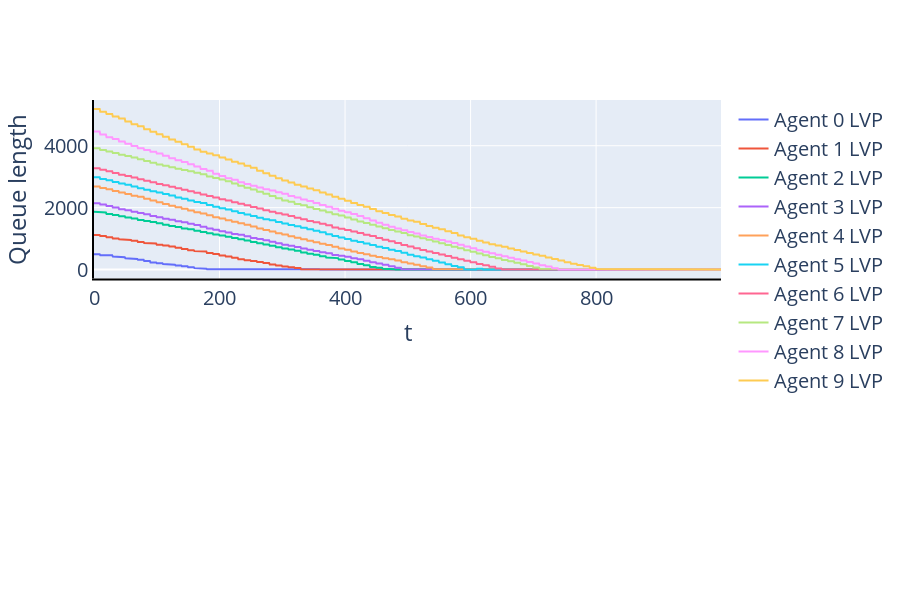
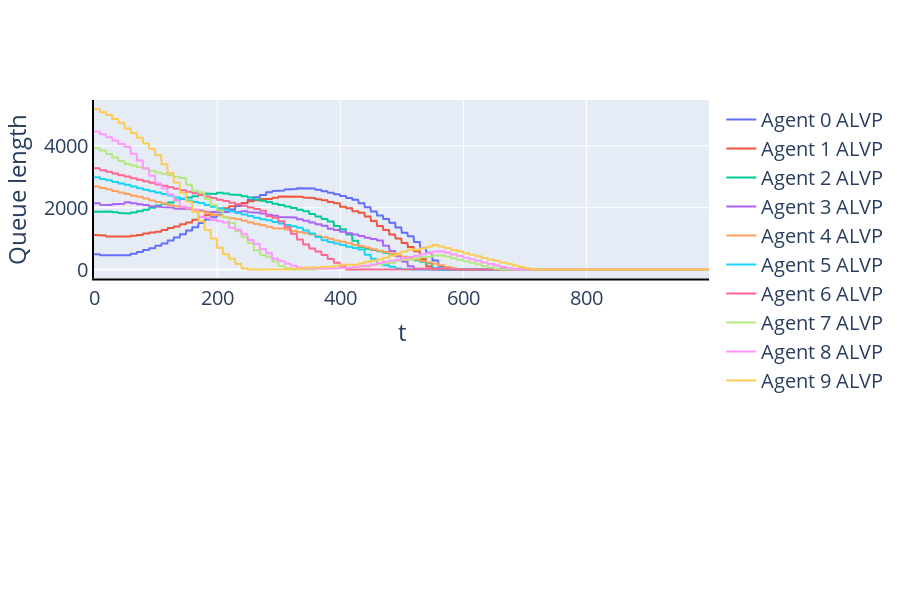
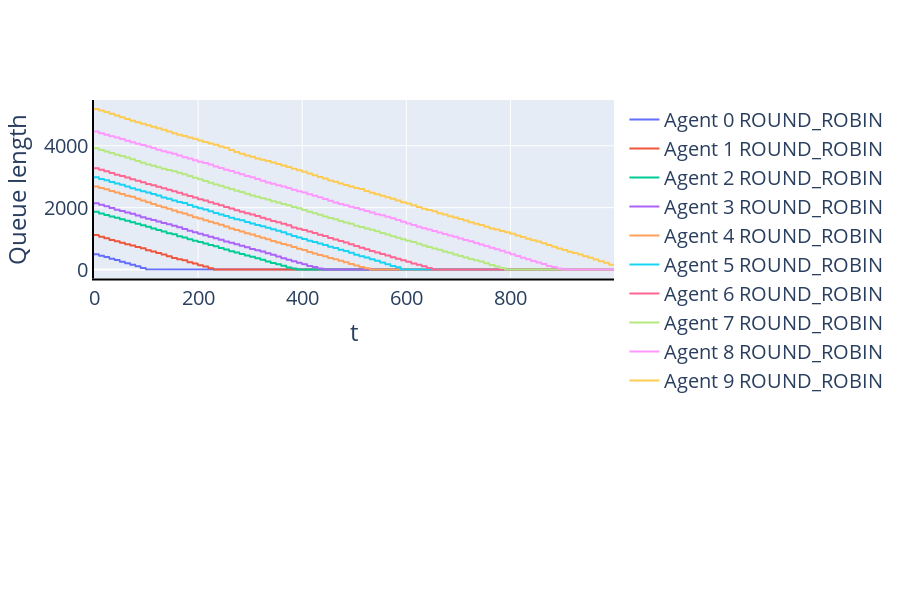
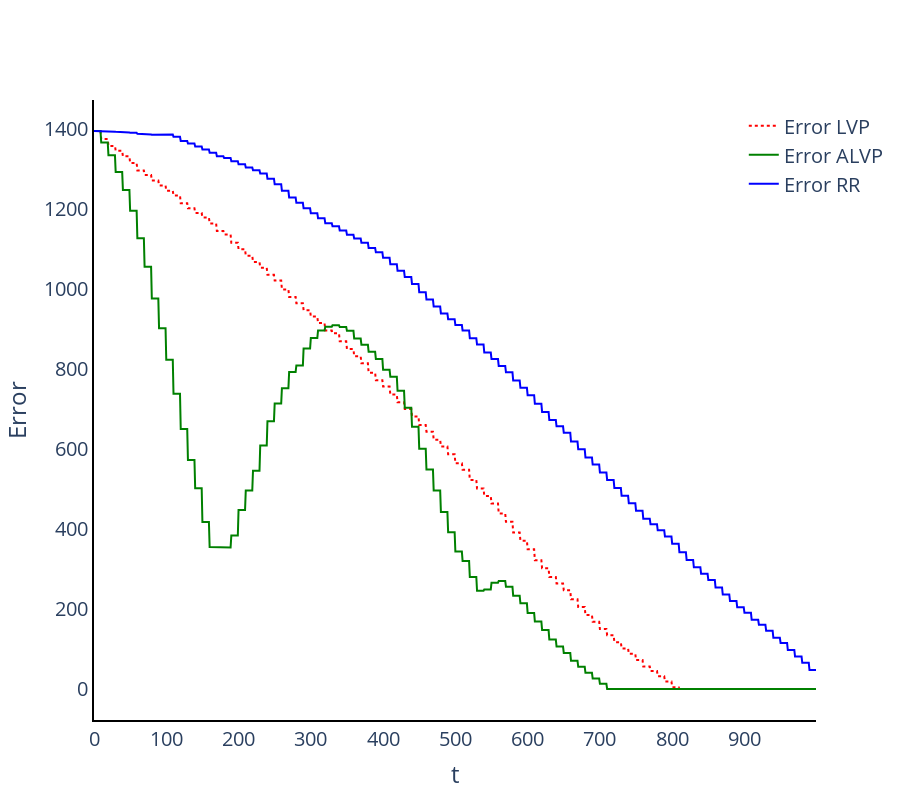

These figures' notebook cell, in order:
### Code cell
itr = 1
start = -1
iter_past = 0

for k in range(iter_past, itr):
    # Run LVP and extract sequnce
    do = k > start
    alg_lvp, lvp_seq = run(do, main.LVP, num_agents, num_steps, pars, True, productivities, ret_alg=True) 

    # Run ALVP
    do = k > start
    alg_alvp, alvp_seq = run(do, main.ALVP, num_agents, num_steps, pars, False, productivities, ret_alg=True) 

    # Run RR
    do = k > start
    alg_rr, rr_seq = run(do, main.ROUND_ROBIN, num_agents, num_steps, pars, False, productivities, ret_alg=True) 
    
    # Plot error plot
    layout = go.Layout(plot_bgcolor='rgba(0,0,0,0)')
    fig = go.Figure(layout=layout)

    fig.add_trace(go.Scatter(y=lvp_seq["Error"],
                                         x=list(range(len(lvp_seq))),
                                         name=f"Error LVP",
                                         mode="lines",
                            line={'dash': 'dot', 'color': 'red'}))

    fig.add_trace(go.Scatter(y=alvp_seq["Error"],
                                 x=list(range(len(alvp_seq))),
                                 name=f"Error ALVP",
                                 mode="lines",
                            line={'dash': 'solid', 'color': 'green'}))


    fig.add_trace(go.Scatter(y=rr_seq["Error"],
                                 x=list(range(len(rr_seq))),
                                 name=f"Error RR",
                                 mode="lines",
                            line={'dash': 'solid', 'color': 'blue'}))


    fig.update_layout(
        xaxis_title="t",
        yaxis_title="Error",
        legend = dict(
            yanchor="top",
            y=0.99,
            xanchor="left",
            x=0.9
        ),
        font = dict(size = 20),
        height=800
    )
    fig.update_xaxes(showline=True, linewidth=2, linecolor='black', gridcolor='white')
    fig.update_yaxes(showline=True, linewidth=2, linecolor='black', gridcolor='white')
    fig.show()

    fig.write_html(f"./trash/trash_{k}_{exp}_error.html");   

    # Plot error plot
    layout = go.Layout(plot_bgcolor='rgba(0,0,0,0)')
    fig = go.Figure(layout=layout)

    fig.add_trace(go.Scatter(y=lvp_seq["Worst-case-error"],
                                         x=list(range(len(lvp_seq))),
                                         name=f"Worst-case-error LVP",
                                         mode="lines",
                            line={'dash': 'dot', 'color': 'red'}))

    fig.add_trace(go.Scatter(y=alvp_seq["Worst-case-error"],
                                 x=list(range(len(alvp_seq))),
                                 name=f"Worst-case-error ALVP",
                                 mode="lines",
                            line={'dash': 'solid', 'color': 'green'}))


    fig.add_trace(go.Scatter(y=rr_seq["Worst-case-error"],
                                 x=list(range(len(rr_seq))),
                                 name=f"Worst-case-error RR",
                                 mode="lines",
                            line={'dash': 'solid', 'color': 'blue'}))


    fig.update_layout(
        xaxis_title="t",
        yaxis_title="Worst-case-error",
        legend = dict(
            yanchor="top",
            y=0.99,
            xanchor="left",
            x=0.9
        ),
        font = dict(size = 20),
        height=800
    )
    fig.update_xaxes(showline=True, linewidth=2, linecolor='black', gridcolor='white')
    fig.update_yaxes(showline=True, linewidth=2, linecolor='black', gridcolor='white')
    fig.show()

    fig.write_html(f"./trash/trash_{k}_{exp}_worst_case_error.html");     
    
print("Finish")
iter_past = k

### Figure 1 — Plotly figure (JSON) as saved in the notebook; plotly's stock layout.template omitted (floating-point values rounded to 4 significant figures; data arrays with more than 128 entries replaced by an {"elided": "..."} marker saying what was removed)
{"data": [{"mode": "lines", "name": "Agent 0 LVP", "type": "scatter", "x": {"elided": "1000 int values"}, "xaxis": "x", "y": {"elided": "1000 float values"}, "yaxis": "y"}, {"mode": "lines", "name": "Agent 1 LVP", "type": "scatter", "x": {"elided": "1000 int values"}, "xaxis": "x", "y": {"elided": "1000 float values"}, "yaxis": "y"}, {"mode": "lines", "name": "Agent 2 LVP", "type": "scatter", "x": {"elided": "1000 int values"}, "xaxis": "x", "y": {"elided": "1000 float values"}, "yaxis": "y"}, {"mode": "lines", "name": "Agent 3 LVP", "type": "scatter", "x": {"elided": "1000 int values"}, "xaxis": "x", "y": {"elided": "1000 float values"}, "yaxis": "y"}, {"mode": "lines", "name": "Agent 4 LVP", "type": "scatter", "x": {"elided": "1000 int values"}, "xaxis": "x", "y": {"elided": "1000 float values"}, "yaxis": "y"}, {"mode": "lines", "name": "Agent 5 LVP", "type": "scatter", "x": {"elided": "1000 int values"}, "xaxis": "x", "y": {"elided": "1000 float values"}, "yaxis": "y"}, {"mode": "lines", "name": "Agent 6 LVP", "type": "scatter", "x": {"elided": "1000 int values"}, "xaxis": "x", "y": {"elided": "1000 float values"}, "yaxis": "y"}, {"mode": "lines", "name": "Agent 7 LVP", "type": "scatter", "x": {"elided": "1000 int values"}, "xaxis": "x", "y": {"elided": "1000 float values"}, "yaxis": "y"}, {"mode": "lines", "name": "Agent 8 LVP", "type": "scatter", "x": {"elided": "1000 int values"}, "xaxis": "x", "y": {"elided": "1000 float values"}, "yaxis": "y"}, {"mode": "lines", "name": "Agent 9 LVP", "type": "scatter", "x": {"elided": "1000 int values"}, "xaxis": "x", "y": {"elided": "1000 float values"}, "yaxis": "y"}], "layout": {"font": {"size": 20}, "height": 600, "xaxis": {"anchor": "y", "domain": [0, 1], "gridcolor": "white", "linecolor": "black", "linewidth": 2, "showline": true, "title": {"text": "t"}}, "xaxis2": {"anchor": "y2", "domain": [0, 1], "gridcolor": "white", "linecolor": "black", "linewidth": 2, "showline": true}, "yaxis": {"anchor": "x", "domain": [0.575, 1], "gridcolor": "white", "linecolor": "black", "linewidth": 2, "showline": true, "title": {"text": "Queue length"}}, "yaxis2": {"anchor": "x2", "domain": [0, 0.425], "gridcolor": "white", "linecolor": "black", "linewidth": 2, "showline": true}}}

### Figure 2 — Plotly figure (JSON) as saved in the notebook; plotly's stock layout.template omitted (floating-point values rounded to 4 significant figures; data arrays with more than 128 entries replaced by an {"elided": "..."} marker saying what was removed)
{"data": [{"mode": "lines", "name": "Agent 0 ALVP", "type": "scatter", "x": {"elided": "1000 int values"}, "xaxis": "x", "y": {"elided": "1000 float values"}, "yaxis": "y"}, {"mode": "lines", "name": "Agent 1 ALVP", "type": "scatter", "x": {"elided": "1000 int values"}, "xaxis": "x", "y": {"elided": "1000 float values"}, "yaxis": "y"}, {"mode": "lines", "name": "Agent 2 ALVP", "type": "scatter", "x": {"elided": "1000 int values"}, "xaxis": "x", "y": {"elided": "1000 float values"}, "yaxis": "y"}, {"mode": "lines", "name": "Agent 3 ALVP", "type": "scatter", "x": {"elided": "1000 int values"}, "xaxis": "x", "y": {"elided": "1000 float values"}, "yaxis": "y"}, {"mode": "lines", "name": "Agent 4 ALVP", "type": "scatter", "x": {"elided": "1000 int values"}, "xaxis": "x", "y": {"elided": "1000 float values"}, "yaxis": "y"}, {"mode": "lines", "name": "Agent 5 ALVP", "type": "scatter", "x": {"elided": "1000 int values"}, "xaxis": "x", "y": {"elided": "1000 float values"}, "yaxis": "y"}, {"mode": "lines", "name": "Agent 6 ALVP", "type": "scatter", "x": {"elided": "1000 int values"}, "xaxis": "x", "y": {"elided": "1000 float values"}, "yaxis": "y"}, {"mode": "lines", "name": "Agent 7 ALVP", "type": "scatter", "x": {"elided": "1000 int values"}, "xaxis": "x", "y": {"elided": "1000 float values"}, "yaxis": "y"}, {"mode": "lines", "name": "Agent 8 ALVP", "type": "scatter", "x": {"elided": "1000 int values"}, "xaxis": "x", "y": {"elided": "1000 float values"}, "yaxis": "y"}, {"mode": "lines", "name": "Agent 9 ALVP", "type": "scatter", "x": {"elided": "1000 int values"}, "xaxis": "x", "y": {"elided": "1000 float values"}, "yaxis": "y"}], "layout": {"font": {"size": 20}, "height": 600, "xaxis": {"anchor": "y", "domain": [0, 1], "gridcolor": "white", "linecolor": "black", "linewidth": 2, "showline": true, "title": {"text": "t"}}, "xaxis2": {"anchor": "y2", "domain": [0, 1], "gridcolor": "white", "linecolor": "black", "linewidth": 2, "showline": true}, "yaxis": {"anchor": "x", "domain": [0.575, 1], "gridcolor": "white", "linecolor": "black", "linewidth": 2, "showline": true, "title": {"text": "Queue length"}}, "yaxis2": {"anchor": "x2", "domain": [0, 0.425], "gridcolor": "white", "linecolor": "black", "linewidth": 2, "showline": true}}}

### Figure 3 — Plotly figure (JSON) as saved in the notebook; plotly's stock layout.template omitted (floating-point values rounded to 4 significant figures; data arrays with more than 128 entries replaced by an {"elided": "..."} marker saying what was removed)
{"data": [{"mode": "lines", "name": "Agent 0 ROUND_ROBIN", "type": "scatter", "x": {"elided": "1000 int values"}, "xaxis": "x", "y": {"elided": "1000 float values"}, "yaxis": "y"}, {"mode": "lines", "name": "Agent 1 ROUND_ROBIN", "type": "scatter", "x": {"elided": "1000 int values"}, "xaxis": "x", "y": {"elided": "1000 float values"}, "yaxis": "y"}, {"mode": "lines", "name": "Agent 2 ROUND_ROBIN", "type": "scatter", "x": {"elided": "1000 int values"}, "xaxis": "x", "y": {"elided": "1000 float values"}, "yaxis": "y"}, {"mode": "lines", "name": "Agent 3 ROUND_ROBIN", "type": "scatter", "x": {"elided": "1000 int values"}, "xaxis": "x", "y": {"elided": "1000 float values"}, "yaxis": "y"}, {"mode": "lines", "name": "Agent 4 ROUND_ROBIN", "type": "scatter", "x": {"elided": "1000 int values"}, "xaxis": "x", "y": {"elided": "1000 float values"}, "yaxis": "y"}, {"mode": "lines", "name": "Agent 5 ROUND_ROBIN", "type": "scatter", "x": {"elided": "1000 int values"}, "xaxis": "x", "y": {"elided": "1000 float values"}, "yaxis": "y"}, {"mode": "lines", "name": "Agent 6 ROUND_ROBIN", "type": "scatter", "x": {"elided": "1000 int values"}, "xaxis": "x", "y": {"elided": "1000 float values"}, "yaxis": "y"}, {"mode": "lines", "name": "Agent 7 ROUND_ROBIN", "type": "scatter", "x": {"elided": "1000 int values"}, "xaxis": "x", "y": {"elided": "1000 float values"}, "yaxis": "y"}, {"mode": "lines", "name": "Agent 8 ROUND_ROBIN", "type": "scatter", "x": {"elided": "1000 int values"}, "xaxis": "x", "y": {"elided": "1000 float values"}, "yaxis": "y"}, {"mode": "lines", "name": "Agent 9 ROUND_ROBIN", "type": "scatter", "x": {"elided": "1000 int values"}, "xaxis": "x", "y": {"elided": "1000 float values"}, "yaxis": "y"}], "layout": {"font": {"size": 20}, "height": 600, "xaxis": {"anchor": "y", "domain": [0, 1], "gridcolor": "white", "linecolor": "black", "linewidth": 2, "showline": true, "title": {"text": "t"}}, "xaxis2": {"anchor": "y2", "domain": [0, 1], "gridcolor": "white", "linecolor": "black", "linewidth": 2, "showline": true}, "yaxis": {"anchor": "x", "domain": [0.575, 1], "gridcolor": "white", "linecolor": "black", "linewidth": 2, "showline": true, "title": {"text": "Queue length"}}, "yaxis2": {"anchor": "x2", "domain": [0, 0.425], "gridcolor": "white", "linecolor": "black", "linewidth": 2, "showline": true}}}

### Figure 4 — Plotly figure (JSON) as saved in the notebook; plotly's stock layout.template omitted (floating-point values rounded to 4 significant figures; data arrays with more than 128 entries replaced by an {"elided": "..."} marker saying what was removed)
{"data": [{"line": {"color": "red", "dash": "dot"}, "mode": "lines", "name": "Error LVP", "type": "scatter", "x": {"elided": "1000 int values"}, "y": {"elided": "1000 float values"}}, {"line": {"color": "green", "dash": "solid"}, "mode": "lines", "name": "Error ALVP", "type": "scatter", "x": {"elided": "1000 int values"}, "y": {"elided": "1000 float values"}}, {"line": {"color": "blue", "dash": "solid"}, "mode": "lines", "name": "Error RR", "type": "scatter", "x": {"elided": "1000 int values"}, "y": {"elided": "1000 float values"}}], "layout": {"font": {"size": 20}, "height": 800, "legend": {"x": 0.9, "xanchor": "left", "y": 0.99, "yanchor": "top"}, "plot_bgcolor": "rgba(0,0,0,0)", "xaxis": {"gridcolor": "white", "linecolor": "black", "linewidth": 2, "showline": true, "title": {"text": "t"}}, "yaxis": {"gridcolor": "white", "linecolor": "black", "linewidth": 2, "showline": true, "title": {"text": "Error"}}}}
